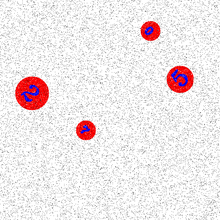
%> input picture Q2/Dataset/Images/im_01.png, 220 x 220 px, shrunk from 600 x 600 before the run, given in place of t0.tif, which was not available
$ octave test2.m   (GNU Octave 9; MATLAB toolbox functions it lacks are replaced by stand-ins)
%> lines starting %> are read from the running program, lines starting %| are printed output that depends on the picture; pictures that were not available may be replaced by others from this repository, and a replacement may not be noted


% I = Grayscale2BW(I);
% J2 = Grayscale2BW(J2);
% out = Grayscale2BW(out);

clc; clear; close all
I = im2double(imread('Q2\Dataset\Templates\t0.tif'));
imshow(I);

 Gx = [-1 0 1;-2 0 2;-1 0 1];
 Gy = [-1 -2 -1; 0 0 0; 1 2 1];
 img = I;
 [rws, cls] = size(img);
%> rws = 220; cls = 660
 mag = zeros(rws, cls);

 for i = 1:rws - 2

    for j = 1 : cls - 2
        yemp = Gx.*img(i:i+2, j:j+2);
        temp = sum(Gx.*img(i:i+2, j:j+2));
        S1 = sum(sum(Gx.*img(i:i+2, j:j+2)));
        S2 = sum(sum(Gy.*img(i:i+2, j:j+2)));
        mag(i+1, j+1) = sqrt(S1^2 + S2^2);
    end
end
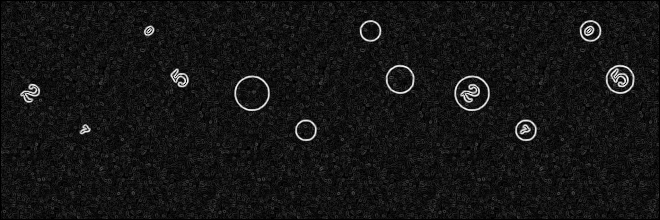
%> mag: size 220x660 double; min 0, max 4.24, mean 0.355; drawn with min black and max white
imtool(mag);
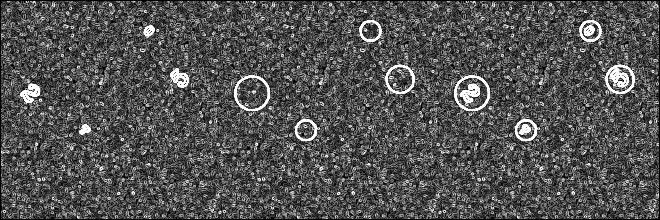
%> displayed picture: size 220x660, on the screen's scale of 0 to 255; min 0, max 255, mean 82.4


clc; clear; close all

I = imread('Q2\Dataset\Images\im_00.png');
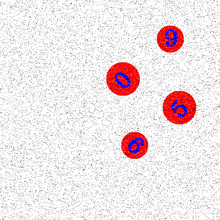
%> input picture Q2/Dataset/Images/im_00.png, 220 x 220 px, shrunk from 600 x 600 before the run
%> I is the input picture: size 220x220x3 uint8; mean R, G, B 238.6, 227, 229.1
% imtool(I);


% imtool(I);
I = rgb2gray(I);
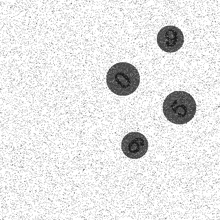
%> I: size 220x220 uint8; min 21, max 255, mean 230.7
W = 3;
%> (the run ends here)
